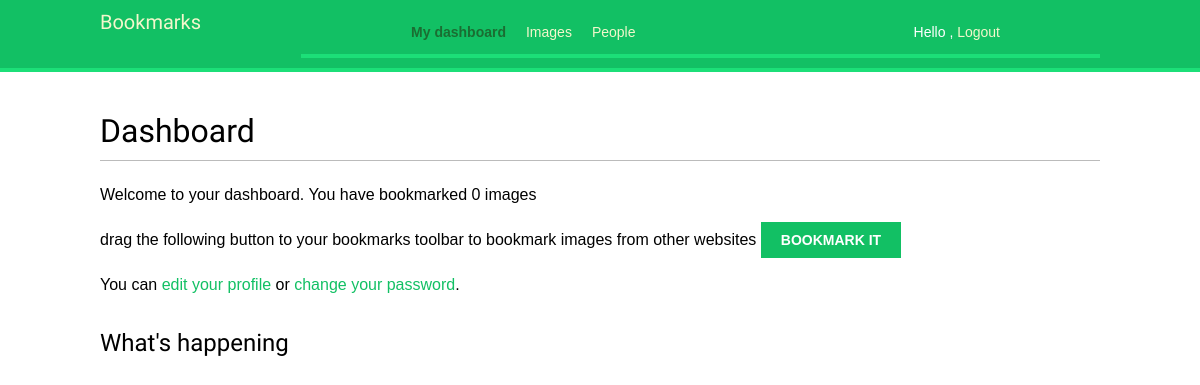
Page /account/dashboard/ (signed in) on the earlier database version.
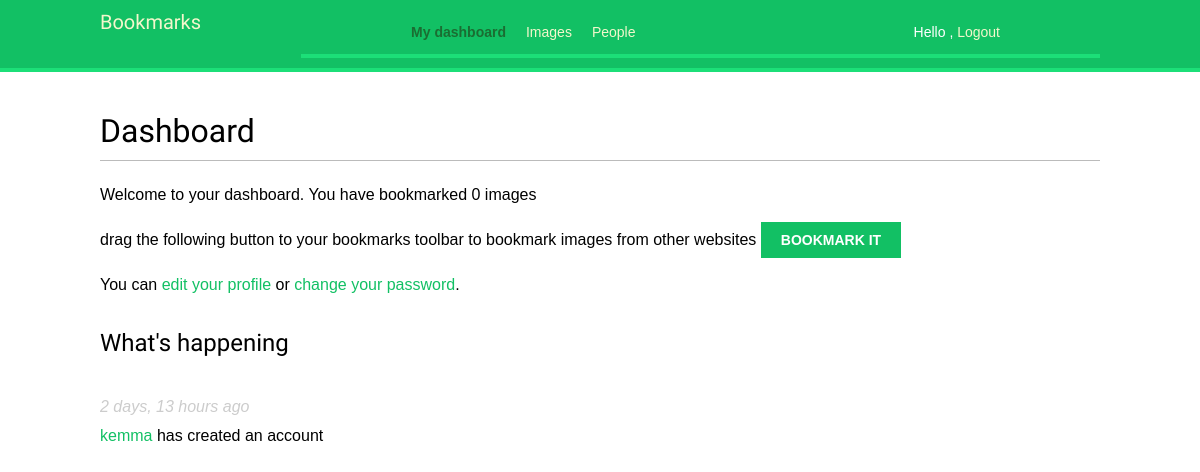
Same page on the later database version.
### actions/models.py (models this page shows)
class Action(models.Model):
    user = models.ForeignKey('auth.User',
                             related_name='actions',
                             db_index=True,
                             on_delete=models.CASCADE)
    verb = models.CharField(max_length=255)
    target_ct = models.ForeignKey(ContentType,
                                  blank=True,
                                  null=True,
                                  related_name='target_object',
                                  on_delete=models.CASCADE,
                                  db_index=True)
    target_id = models.PositiveIntegerField(null=True,
                                            blank=True)
    target = GenericForeignKey('target_ct', 'target_id')
    created = models.DateTimeField(auto_now_add=True,
                                   db_index=True)
    class Meta:
        ordering = ('-created',)

### account/views.py (the view)
# urls.py: path('dashboard/', views.dashboard, name='dashboard'),
@login_required
def dashboard(request):
    actions = Action.objects.exclude(user=request.user)
    following_ids = request.user.following.values_list('id',
                                                       flat=True)
    if following_ids:
        actions = actions.filter(user_id__in=following_ids)
    actions = actions.select_related('user', 'user__profile').prefetch_related('target')[:10]
    return render(request,
                  'account/dashboard.html',
                  {'section': 'dashboard',
                   'actions': actions})

### account/templates/account/dashboard.html (shortened to what this page needs)
{% extends 'base.html' %}
{% block content %}
    <h1>Dashboard</h1>
    {% with total_images_created=request.user.images_created.count%}
        <p>Welcome to your dashboard. You have bookmarked
            {{ total_images_created }} image{{ total_images_created|pluralize}}
        </p>
    {% endwith %}
    <p>drag the following button to your bookmarks toolbar to bookmark images from other
    websites
        <a href="javascript:{% include 'bookmarklet_launcher.js' %}" class="button">
           Bookmark it
        </a>
    </p>
    <p>You can <a href="{% url 'edit' %}">edit your profile</a>
        or <a href="{% url 'password_change' %}">change your password</a>.</p>
      <h2>What's happening</h2>
      <div id="action-list">
        {% for action in actions %}
          {% include "actions/action/detail.html" %}
        {% endfor %}
      </div>
{% endblock %}

### actions/templates/actions/action/detail.html (shortened to what this page needs)
    {% with user=action.user profile=action.user.profile %}
        <div class="action">
            <div class="info">
                <p>
                    <span class="date">{{ action.created|timesince }} ago</span>
                    <br />
                    <a href="{{ user.get_absolute_url }}">
                        {{ user.first_name }}
                    </a>
                    {{ action.verb }}
                </p>
            </div>
        </div>
    {% endwith %}

Differences in the rows shown:
added Action: created "2 days, 13 hours", user.first_name "kemma", verb "has created an account"
